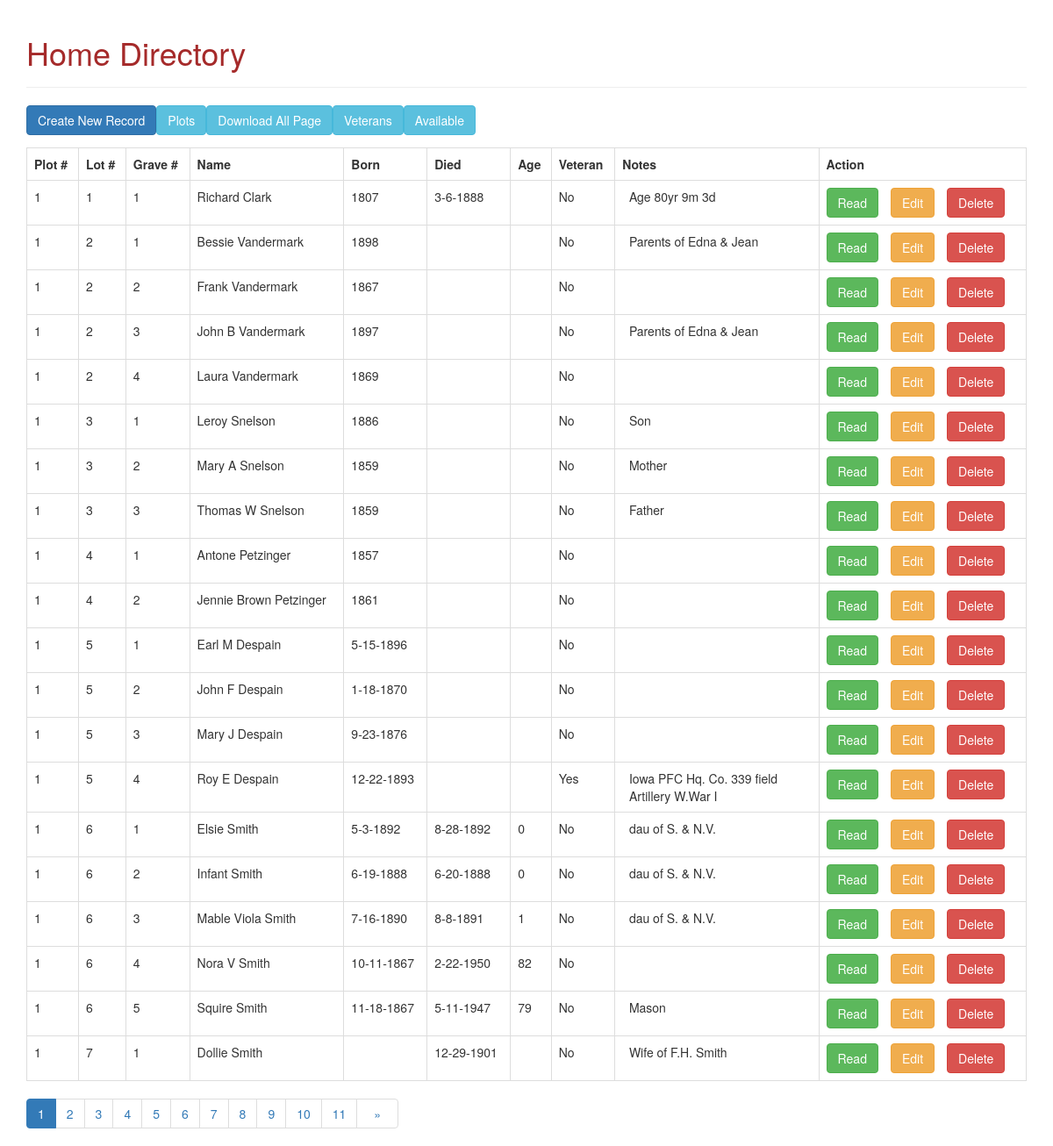
/Code/index.php, run on the app's committed database.
### tables this page shows
CREATE TABLE `grave` (
  `GraveID` int(8) NOT NULL,
  `PlotNum` int(8) NOT NULL,
  `LotNum` int(8) NOT NULL,
  `GraveNum` int(8) NOT NULL COMMENT 'Each lot has four gravesites',
  `GraveStatus` int(1) DEFAULT 0 COMMENT 'Is the grave available\r\n0=Available\r\n1=Occupied',
  `FName` text DEFAULT NULL COMMENT 'FName of Plot Owner',
  `MName` text DEFAULT NULL,
  `LName` text DEFAULT NULL COMMENT 'LName of Plot Owner',
  `BirthMonth` int(11) DEFAULT NULL COMMENT 'Birth Month',
  `BirthDay` int(11) DEFAULT NULL COMMENT 'Birth Day',
  `BirthYear` int(11) DEFAULT NULL COMMENT 'Birth Year',
  `DeathMonth` int(11) DEFAULT NULL COMMENT 'Death Month',
  `DeathDay` int(11) DEFAULT NULL COMMENT 'Death Day',
  `DeathYear` int(11) DEFAULT NULL COMMENT 'Death Year',
  `IsVeteran` int(1) NOT NULL DEFAULT 0,
  `Notes` varchar(256) DEFAULT NULL COMMENT 'Comments',
  `ContactInfo` varchar(32) DEFAULT NULL COMMENT 'Contact Information in event of damage'
);

CREATE TABLE `plot` (
  `PlotID` int(11) NOT NULL,
  `PlotNum` int(8) NOT NULL COMMENT 'Plot Num 1-4',
  `Description` varchar(128) DEFAULT NULL COMMENT 'Lot size, orientation, or unique features'
);

CREATE TABLE `lot` (
  `LotID` int(8) NOT NULL,
  `PlotNum` int(8) NOT NULL,
  `LotNum` int(8) NOT NULL,
  `RowNum` int(8) NOT NULL,
  `ColumnNum` int(8) NOT NULL,
  `Comment` varchar(32) DEFAULT NULL COMMENT 'Layout or position of lot'
);

### Code/index.php (the view, shortened to what this page needs)
<!DOCTYPE HTML>
<html>
<head>
    <link rel="stylesheet" href="https://maxcdn.bootstrapcdn.com/bootstrap/3.3.7/css/bootstrap.min.css" />
    <link rel="stylesheet" href="./stylesheet2.css"/>
</head>
<body>
    <div class="container">
        <div class="page-header">
            <h1>Home Directory</h1>
        </div>
        <?php
include 'database.php';
$page = isset($_GET['page']) ? $_GET['page'] : 1;
$records_per_page = 20;
$from_record_num = ($records_per_page * $page) - $records_per_page;
$query = "SELECT DISTINCT grave.GraveID, plot.PlotNum, grave.FName, lot.LotNum, grave.MName,
            grave.LName, grave.GraveNum, grave.Notes, grave.IsVeteran,
            grave.GraveStatus, #status is only used with WHERE to show only occupied graves in this query
#combine birth and death elements into single date, returns '0' per element null
#use a function that turns the string into a date in the background to do the age maths down the line
     CASE
        WHEN grave.BirthMonth =0 AND grave.BirthDay = 0 AND grave.BirthYear = 0 THEN null
        WHEN grave.BirthMonth =0 AND grave.BirthDay =0 AND grave.BirthYear =0 THEN null
        WHEN grave.BirthMonth =0 AND grave.BirthDay =0 AND grave.BirthYear!=0 THEN grave.BirthYear
        WHEN grave.BirthMonth !=0 AND grave.BirthDay !=0 AND grave.BirthYear !=0 THEN CONCAT(grave.BirthMonth, '-', grave.BirthDay, '-', grave.BirthYear)
        WHEN grave.BirthMonth !=0 AND grave.BirthDay =0 AND grave.BirthYear !=0 THEN CONCAT(grave.BirthMonth, '-', grave.BirthYear)
        END AS Born,
        CASE
        WHEN grave.DeathMonth =0 AND grave.DeathDay = 0 AND grave.DeathYear = 0 THEN null
        WHEN grave.DeathMonth =0 AND grave.DeathDay =0 AND grave.DeathYear =0 THEN null
        WHEN grave.DeathMonth !=0 AND grave.DeathDay !=0 AND grave.DeathYear !=0 THEN CONCAT(grave.DeathMonth, '-', grave.DeathDay, '-', grave.DeathYear)
        WHEN grave.DeathMonth !=0 AND grave.DeathDay =0 AND grave.DeathYear !=0 THEN CONCAT(grave.DeathMonth, '-', grave.DeathYear)
        END AS Death,
        CASE
        WHEN grave.ISVeteran = 0 THEN 'No'
        WHEN grave.ISVeteran = 1 THEN 'Yes'
        END AS IsVeteran,
    FLOOR(DATEDIFF(CAST(CONCAT(grave.DeathYear,'-', grave.DeathMonth,'-', grave.DeathDay) AS DATE),
    CAST(CONCAT(grave.BirthYear, '-', grave.BirthMonth, '-', grave.BirthDay) AS DATE))/365) AS Age
    FROM grave
    JOIN lot ON grave.LotNum=lot.LotNum
    JOIN plot ON grave.PlotNum=plot.PlotNum
    WHERE grave.GraveStatus=1
    ORDER BY plot.PlotNum, lot.LotNum, grave.GraveNum ASC
    LIMIT :from_record_num, :records_per_page";
$stmt = $con->prepare($query);
$stmt->bindParam(":from_record_num", $from_record_num, PDO::PARAM_INT);
$stmt->bindParam(":records_per_page", $records_per_page, PDO::PARAM_INT);
$stmt->execute();
$num = $stmt->rowCount();
echo "<a href='create.php' class='btn btn-primary m-b-1em'>Create New Record</a>";
echo "<a href='./plots/plot1.php' class='btn btn-info m-b-1em'>Plots</a><span>";
echo "<a href='AllGraves.php' class='btn btn-info m-b-1em'>Download All Page</a>";
echo "<a href='Veterans.php' class='btn btn-info m-b-1em'>Veterans</a>";
echo "<a href='Available.php' class='btn btn-info m-b-1em'>Available</a>";
if($num>0){
    echo "<table class='table table-hover table-responsive table-bordered'>";
    echo "<tr>";
        echo "<th>Plot #</th>";
        echo "<th>Lot #</th>";
        echo "<th>Grave #</th>";
        echo "<th>Name</th>";
        echo "<th>Born</th>";
        echo "<th>Died</th>";
        echo "<th>Age</th>";
        echo"<th>Veteran</th>";
        echo "<th>Notes</th>";
        echo "<th>Action</th>";
    echo "</tr>";
while ($row = $stmt->fetch(PDO::FETCH_ASSOC)){
    extract($row);
    echo "<tr>";
        echo "<td>{$PlotNum}</td>";
        echo "<td>{$LotNum}</td>";
        echo "<td>{$GraveNum}</td>";
        echo "<td>{$FName} "; echo " {$MName} "; echo "{$LName}</td>";
        echo "<td>{$Born}</td>";
        echo "<td>{$Death}</td>";
        echo "<td>{$Age}</td>";
        echo"<td>{$IsVeteran}</td>";
        echo "<td> <div class=row>{$Notes}</div></td>";
        echo "<td>";
            echo "<a href='read_one.php?id={$GraveID}' class='btn btn-success m-r-1em'>Read</a>";
            echo "<a href='update.php?id={$GraveID}' class='btn btn-warning m-r-1em'>Edit</a>";
            echo "<a href='#' onclick='delete_user({$GraveID});'  class='btn btn-danger'>Delete</a>";
        echo "</td>";
    echo "</tr>";
}
echo "</table>";
$query = "SELECT COUNT(*) as total_rows FROM grave";
$stmt = $con->prepare($query);
$stmt->execute();
$row = $stmt->fetch(PDO::FETCH_ASSOC);
$total_rows = $row['total_rows'];
$page_url="index.php?";
include_once "paging.php";
}
else{
    echo "<div class='alert alert-danger'>No records found.</div>";
}
?>
    </div>
</body>
</html>

### Code/paging.php (shortened to what this page needs)
<?php
echo "<ul class='pagination pull-left margin-zero mt0'>";
$total_pages = ceil($total_rows / $records_per_page);
$range = 10;
$initial_num = $page - $range;
$condition_limit_num = ($page + $range)  + 1;
for ($x=$initial_num; $x<$condition_limit_num; $x++) {
    if (($x > 0) && ($x <= $total_pages)) {
        if ($x == $page) {
            echo "<li class='active'>";
                echo "<a href='javascript::void();'>{$x}</a>";
            echo "</li>";
        }
        else {
            echo "<li>";
                echo " <a href='{$page_url}page={$x}'>{$x}</a> ";
            echo "</li>";
        }
    }
}
if($page<$total_pages){
    $next_page = $page + 1;
    echo "<li>";
        echo "<a href='{$page_url}page={$next_page}'>";
            echo "<span style='margin:0 .5em;'>»</span>";
        echo "</a>";
    echo "</li>";
}
echo "</ul>";
?>

### Code/stylesheet2.css (style rules this page uses)
h1 { color:brown }
.row { margin:auto; height:5%; overflow:auto ; max-width:200px; word-break:normal; }

### Code/index.php (style rules this page uses)
.m-r-1em { margin-right:1em; }
.m-b-1em { margin-bottom:1em; }
.mt0 { margin-top:0; }

### data on the page
grave: PlotNum.PlotNum "1", LotNum.LotNum "1", GraveNum "1", FName "Richard", LName "Clark", Born "1807", Death "3-6-1888", IsVeteran "No", Notes "Age 80yr 9m 3d"
grave: PlotNum.PlotNum "1", LotNum.LotNum "2", GraveNum "1", FName "Bessie", LName "Vandermark", Born "1898", IsVeteran "No", Notes "Parents of Edna & Jean"
grave: PlotNum.PlotNum "1", LotNum.LotNum "2", GraveNum "2", FName "Frank", LName "Vandermark", Born "1867", IsVeteran "No"
grave: PlotNum.PlotNum "1", LotNum.LotNum "2", GraveNum "3", FName "John", MName "B", LName "Vandermark", Born "1897", IsVeteran "No", Notes "Parents of Edna & Jean"
grave: PlotNum.PlotNum "1", LotNum.LotNum "2", GraveNum "4", FName "Laura", LName "Vandermark", Born "1869", IsVeteran "No"
grave: PlotNum.PlotNum "1", LotNum.LotNum "3", GraveNum "1", FName "Leroy", LName "Snelson", Born "1886", IsVeteran "No", Notes "Son"
grave: PlotNum.PlotNum "1", LotNum.LotNum "3", GraveNum "2", FName "Mary", MName "A", LName "Snelson", Born "1859", IsVeteran "No", Notes "Mother"
grave: PlotNum.PlotNum "1", LotNum.LotNum "3", GraveNum "3", FName "Thomas", MName "W", LName "Snelson", Born "1859", IsVeteran "No", Notes "Father"
grave: PlotNum.PlotNum "1", LotNum.LotNum "4", GraveNum "1", FName "Antone", LName "Petzinger", Born "1857", IsVeteran "No"
grave: PlotNum.PlotNum "1", LotNum.LotNum "4", GraveNum "2", FName "Jennie", MName "Brown", LName "Petzinger", Born "1861", IsVeteran "No"
grave: PlotNum.PlotNum "1", LotNum.LotNum "5", GraveNum "1", FName "Earl", MName "M", LName "Despain", Born "5-15-1896", IsVeteran "No"
grave: PlotNum.PlotNum "1", LotNum.LotNum "5", GraveNum "2", FName "John", MName "F", LName "Despain", Born "1-18-1870", IsVeteran "No"
grave: PlotNum.PlotNum "1", LotNum.LotNum "5", GraveNum "3", FName "Mary", MName "J", LName "Despain", Born "9-23-1876", IsVeteran "No"
grave: PlotNum.PlotNum "1", LotNum.LotNum "5", GraveNum "4", FName "Roy", MName "E", LName "Despain", Born "12-22-1893", IsVeteran "Yes", Notes "Iowa PFC Hq. Co. 339 field Artillery W.War I"
grave: PlotNum.PlotNum "1", LotNum.LotNum "6", GraveNum "1", FName "Elsie", LName "Smith", Born "5-3-1892", Death "8-28-1892", Age "0", IsVeteran "No", Notes "dau of S. & N.V."
grave: PlotNum.PlotNum "1", LotNum.LotNum "6", GraveNum "2", FName "Infant", LName "Smith", Born "6-19-1888", Death "6-20-1888", Age "0", IsVeteran "No", Notes "dau of S. & N.V."
grave: PlotNum.PlotNum "1", LotNum.LotNum "6", GraveNum "3", FName "Mable", MName "Viola", LName "Smith", Born "7-16-1890", Death "8-8-1891", Age "1", IsVeteran "No", Notes "dau of S. & N.V."
grave: PlotNum.PlotNum "1", LotNum.LotNum "6", GraveNum "4", FName "Nora", MName "V", LName "Smith", Born "10-11-1867", Death "2-22-1950", Age "82", IsVeteran "No"
grave: PlotNum.PlotNum "1", LotNum.LotNum "6", GraveNum "5", FName "Squire", LName "Smith", Born "11-18-1867", Death "5-11-1947", Age "79", IsVeteran "No", Notes "Mason"
grave: PlotNum.PlotNum "1", LotNum.LotNum "7", GraveNum "1", FName "Dollie", LName "Smith", Death "12-29-1901", IsVeteran "No", Notes "Wife of F.H. Smith"
